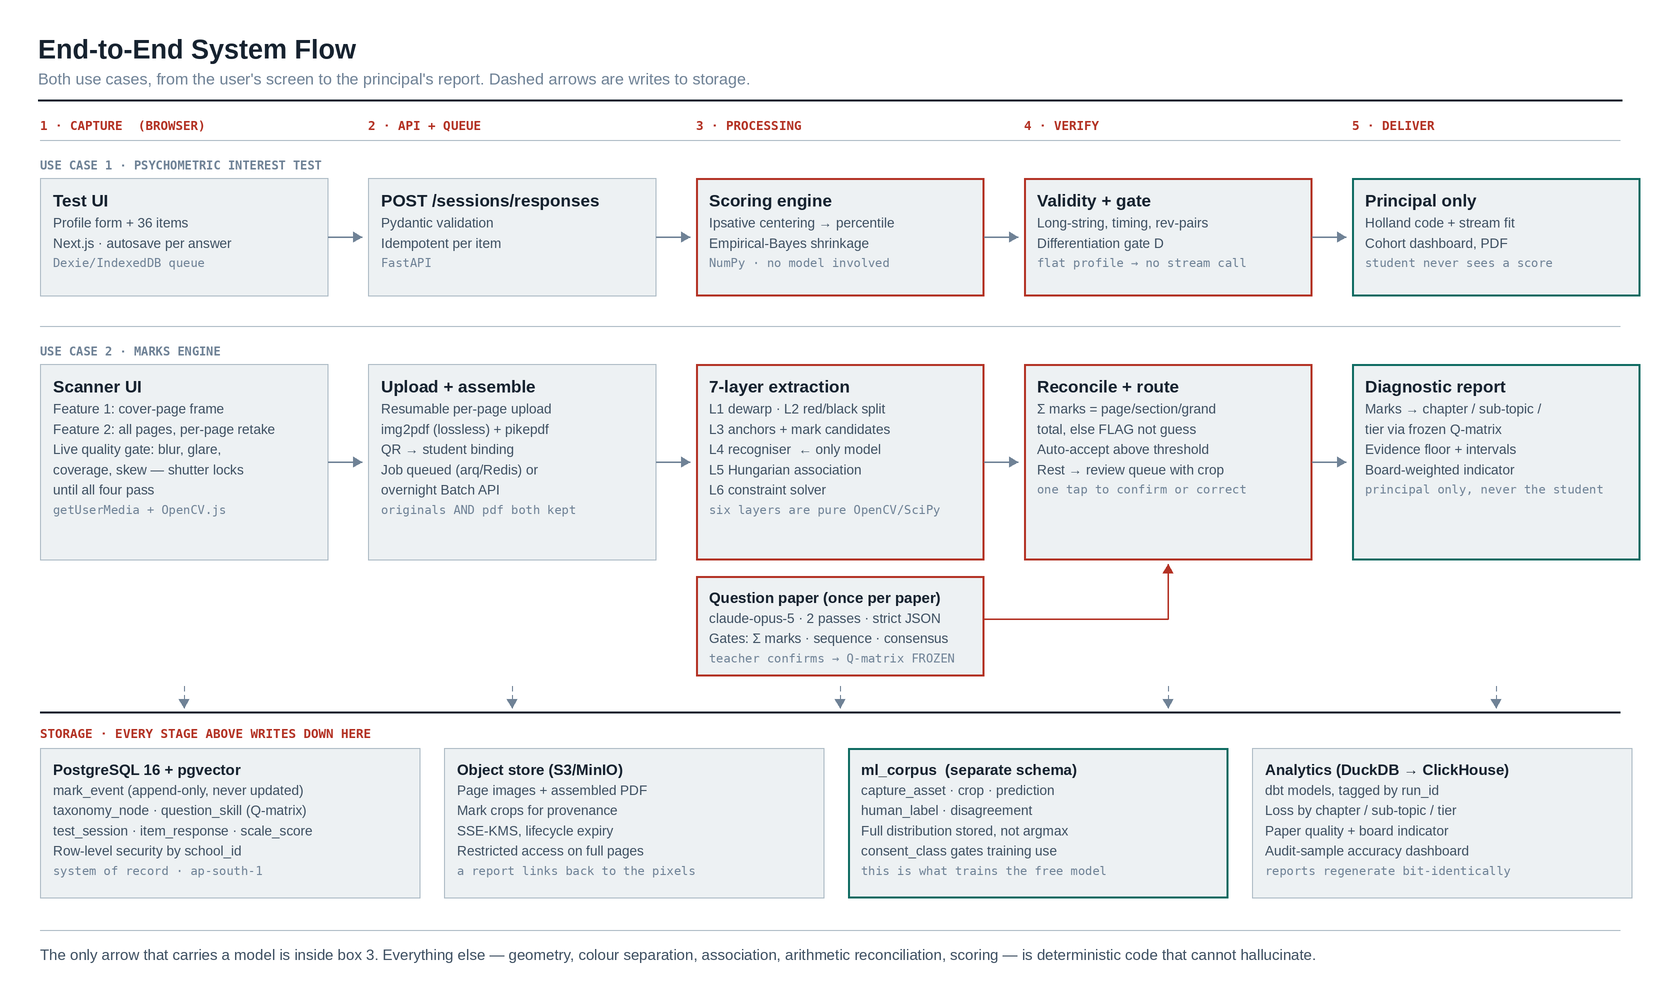

Recreate this plot in Python.
from diag import D, C, FM, FB, FR

W,H = 1660, 1000
d = D(W,H,"End-to-End System Flow","Both use cases, from the user's screen to the principal's report. Dashed arrows are writes to storage.")

cols = [40, 368, 696, 1024, 1352]
cw = 288
hdr = ["1 · CAPTURE  (BROWSER)","2 · API + QUEUE","3 · PROCESSING","4 · VERIFY","5 · DELIVER"]
for x,t in zip(cols,hdr):
    d.tag(x, 118, t, C["mark"], 12.5)
d.line(40,140,1620,140,C["rule"],1)

# lane A
d.tag(40, 158, "USE CASE 1 · PSYCHOMETRIC INTEREST TEST", C["ink3"])
ya = 178
d.box(cols[0],ya,cw,118,"Test UI",["Profile form + 36 items","Next.js · autosave per answer","~Dexie/IndexedDB queue"],"plain")
d.box(cols[1],ya,cw,118,"POST /sessions/responses",["Pydantic validation","Idempotent per item","~FastAPI"],"plain")
d.box(cols[2],ya,cw,118,"Scoring engine",["Ipsative centering → percentile","Empirical-Bayes shrinkage","~NumPy · no model involved"],"accent")
d.box(cols[3],ya,cw,118,"Validity + gate",["Long-string, timing, rev-pairs","Differentiation gate D",'~flat profile → no stream call'],"accent")
d.box(cols[4],ya,cw,118,"Principal only",["Holland code + stream fit","Cohort dashboard, PDF","~student never sees a score"],"verify")
for i in range(4):
    d.arrow([(cols[i]+cw, ya+59),(cols[i+1]-6, ya+59)])

# lane B
d.line(40,326,1620,326,C["rule"],1)
d.tag(40, 344, "USE CASE 2 · MARKS ENGINE", C["ink3"])
yb = 364
d.box(cols[0],yb,cw,196,"Scanner UI",
      ["Feature 1: cover-page frame","Feature 2: all pages, per-page retake",
       "Live quality gate: blur, glare,","coverage, skew — shutter locks","until all four pass",
       "~getUserMedia + OpenCV.js"],"plain")
d.box(cols[1],yb,cw,196,"Upload + assemble",
      ["Resumable per-page upload","img2pdf (lossless) + pikepdf",
       "QR → student binding","Job queued (arq/Redis) or","overnight Batch API",
       "~originals AND pdf both kept"],"plain")
d.box(cols[2],yb,cw,196,"7-layer extraction",
      ["L1 dewarp · L2 red/black split","L3 anchors + mark candidates",
       "L4 recogniser  ← only model","L5 Hungarian association","L6 constraint solver",
       "~six layers are pure OpenCV/SciPy"],"accent")
d.box(cols[3],yb,cw,196,"Reconcile + route",
      ["Σ marks = page/section/grand","total, else FLAG not guess",
       "Auto-accept above threshold","Rest → review queue with crop",
       "~one tap to confirm or correct"],"accent")
d.box(cols[4],yb,cw,196,"Diagnostic report",
      ["Marks → chapter / sub-topic /","tier via frozen Q-matrix",
       "Evidence floor + intervals","Board-weighted indicator",
       "~principal only, never the student"],"verify")
for i in range(4):
    d.arrow([(cols[i]+cw, yb+98),(cols[i+1]-6, yb+98)])

# question paper feed
d.box(cols[2],yb+212,cw,100,"Question paper (once per paper)",
      ["claude-opus-5 · 2 passes · strict JSON","Gates: Σ marks · sequence · consensus","~teacher confirms → Q-matrix FROZEN"],"accent",tsize=15)
d.arrow([(cols[2]+cw, yb+255),(cols[3]+cw/2, yb+255),(cols[3]+cw/2, yb+200)], C["mark"], 1.8)

# storage strip
d.line(40,712,1620,712,C["ink"],2)
d.tag(40, 726, "STORAGE · EVERY STAGE ABOVE WRITES DOWN HERE", C["mark"], 12.5)
sy = 748
sw = 380
sx = [40, 444, 848, 1252]
d.box(sx[0],sy,sw,150,"PostgreSQL 16 + pgvector",
      ["mark_event (append-only, never updated)","taxonomy_node · question_skill (Q-matrix)",
       "test_session · item_response · scale_score","Row-level security by school_id",
       "~system of record · ap-south-1"],"plain",tsize=15)
d.box(sx[1],sy,sw,150,"Object store (S3/MinIO)",
      ["Page images + assembled PDF","Mark crops for provenance",
       "SSE-KMS, lifecycle expiry","Restricted access on full pages",
       "~a report links back to the pixels"],"plain",tsize=15)
d.box(sx[2],sy,sw,150,"ml_corpus  (separate schema)",
      ["capture_asset · crop · prediction","human_label · disagreement",
       "Full distribution stored, not argmax","consent_class gates training use",
       "~this is what trains the free model"],"verify",tsize=15)
d.box(sx[3],sy,sw,150,"Analytics (DuckDB → ClickHouse)",
      ["dbt models, tagged by run_id","Loss by chapter / sub-topic / tier",
       "Paper quality + board indicator","Audit-sample accuracy dashboard",
       "~reports regenerate bit-identically"],"plain",tsize=15)

for x in [cols[0]+cw/2, cols[1]+cw/2, cols[2]+cw/2, cols[3]+cw/2, cols[4]+cw/2]:
    d.arrow([(x, 686),(x, 708)], C["ink3"], 1.2, dash=(5,4))

d.line(40,930,1620,930,C["rule"],1)
d.text(40, 946, "The only arrow that carries a model is inside box 3. Everything else — geometry, colour separation, association, arithmetic reconciliation, scoring — is deterministic code that cannot hallucinate.", 15, FR, C["ink2"])
d.save("d1.png"); print("d1 ok")
